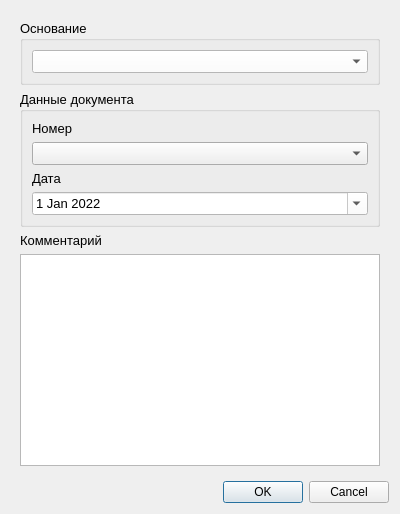
<?xml version="1.0" encoding="UTF-8"?>
<ui version="4.0">
 <class>PlanDocumentEditor</class>
 <widget class="QDialog" name="PlanDocumentEditor">
  <property name="geometry">
   <rect>
    <x>0</x>
    <y>0</y>
    <width>400</width>
    <height>514</height>
   </rect>
  </property>
  <property name="windowTitle">
   <string>Form</string>
  </property>
  <layout class="QVBoxLayout" name="verticalLayout_3">
   <item>
    <widget class="QWidget" name="widget" native="true">
     <layout class="QVBoxLayout" name="verticalLayout_4">
      <item>
       <widget class="QGroupBox" name="groupBox_2">
        <property name="font">
         <font>
          <pointsize>10</pointsize>
         </font>
        </property>
        <property name="title">
         <string>Основание</string>
        </property>
        <property name="flat">
         <bool>false</bool>
        </property>
        <property name="checkable">
         <bool>false</bool>
        </property>
        <layout class="QVBoxLayout" name="verticalLayout">
         <item>
          <widget class="QComboBox" name="basis_uid">
           <property name="styleSheet">
            <string notr="true">background-color: rgb(255, 255, 255);
</string>
           </property>
           <property name="editable">
            <bool>false</bool>
           </property>
           <property name="currentIndex">
            <number>-1</number>
           </property>
          </widget>
         </item>
        </layout>
       </widget>
      </item>
      <item>
       <widget class="QGroupBox" name="groupBox">
        <property name="maximumSize">
         <size>
          <width>16777215</width>
          <height>16777215</height>
         </size>
        </property>
        <property name="font">
         <font>
          <pointsize>10</pointsize>
         </font>
        </property>
        <property name="title">
         <string>Данные документа</string>
        </property>
        <layout class="QVBoxLayout" name="verticalLayout_2">
         <item>
          <widget class="QLabel" name="label_3">
           <property name="sizePolicy">
            <sizepolicy hsizetype="Fixed" vsizetype="Fixed">
             <horstretch>0</horstretch>
             <verstretch>0</verstretch>
            </sizepolicy>
           </property>
           <property name="font">
            <font>
             <pointsize>10</pointsize>
            </font>
           </property>
           <property name="text">
            <string>Номер</string>
           </property>
          </widget>
         </item>
         <item>
          <widget class="QComboBox" name="doc_number"/>
         </item>
         <item>
          <widget class="QLabel" name="label_2">
           <property name="sizePolicy">
            <sizepolicy hsizetype="Fixed" vsizetype="Fixed">
             <horstretch>0</horstretch>
             <verstretch>0</verstretch>
            </sizepolicy>
           </property>
           <property name="font">
            <font>
             <pointsize>10</pointsize>
            </font>
           </property>
           <property name="text">
            <string>Дата </string>
           </property>
          </widget>
         </item>
         <item>
          <widget class="QDateEdit" name="doc_date">
           <property name="enabled">
            <bool>true</bool>
           </property>
           <property name="sizePolicy">
            <sizepolicy hsizetype="Minimum" vsizetype="Fixed">
             <horstretch>0</horstretch>
             <verstretch>0</verstretch>
            </sizepolicy>
           </property>
           <property name="styleSheet">
            <string notr="true">background-color: rgb(255, 255, 255);</string>
           </property>
           <property name="dateTime">
            <datetime>
             <hour>0</hour>
             <minute>0</minute>
             <second>0</second>
             <year>2022</year>
             <month>1</month>
             <day>1</day>
            </datetime>
           </property>
           <property name="calendarPopup">
            <bool>true</bool>
           </property>
          </widget>
         </item>
        </layout>
       </widget>
      </item>
      <item>
       <widget class="QLabel" name="label_7">
        <property name="sizePolicy">
         <sizepolicy hsizetype="Fixed" vsizetype="Fixed">
          <horstretch>0</horstretch>
          <verstretch>0</verstretch>
         </sizepolicy>
        </property>
        <property name="font">
         <font>
          <pointsize>10</pointsize>
         </font>
        </property>
        <property name="text">
         <string>Комментарий</string>
        </property>
       </widget>
      </item>
      <item>
       <widget class="QTextEdit" name="user_comment"/>
      </item>
     </layout>
    </widget>
   </item>
   <item>
    <widget class="QDialogButtonBox" name="buttonBox">
     <property name="standardButtons">
      <set>QDialogButtonBox::Cancel|QDialogButtonBox::Ok</set>
     </property>
    </widget>
   </item>
  </layout>
 </widget>
 <resources/>
 <connections>
  <connection>
   <sender>buttonBox</sender>
   <signal>accepted()</signal>
   <receiver>PlanDocumentEditor</receiver>
   <slot>accept()</slot>
   <hints>
    <hint type="sourcelabel">
     <x>257</x>
     <y>504</y>
    </hint>
    <hint type="destinationlabel">
     <x>157</x>
     <y>274</y>
    </hint>
   </hints>
  </connection>
  <connection>
   <sender>buttonBox</sender>
   <signal>rejected()</signal>
   <receiver>PlanDocumentEditor</receiver>
   <slot>reject()</slot>
   <hints>
    <hint type="sourcelabel">
     <x>325</x>
     <y>504</y>
    </hint>
    <hint type="destinationlabel">
     <x>286</x>
     <y>274</y>
    </hint>
   </hints>
  </connection>
 </connections>
</ui>
